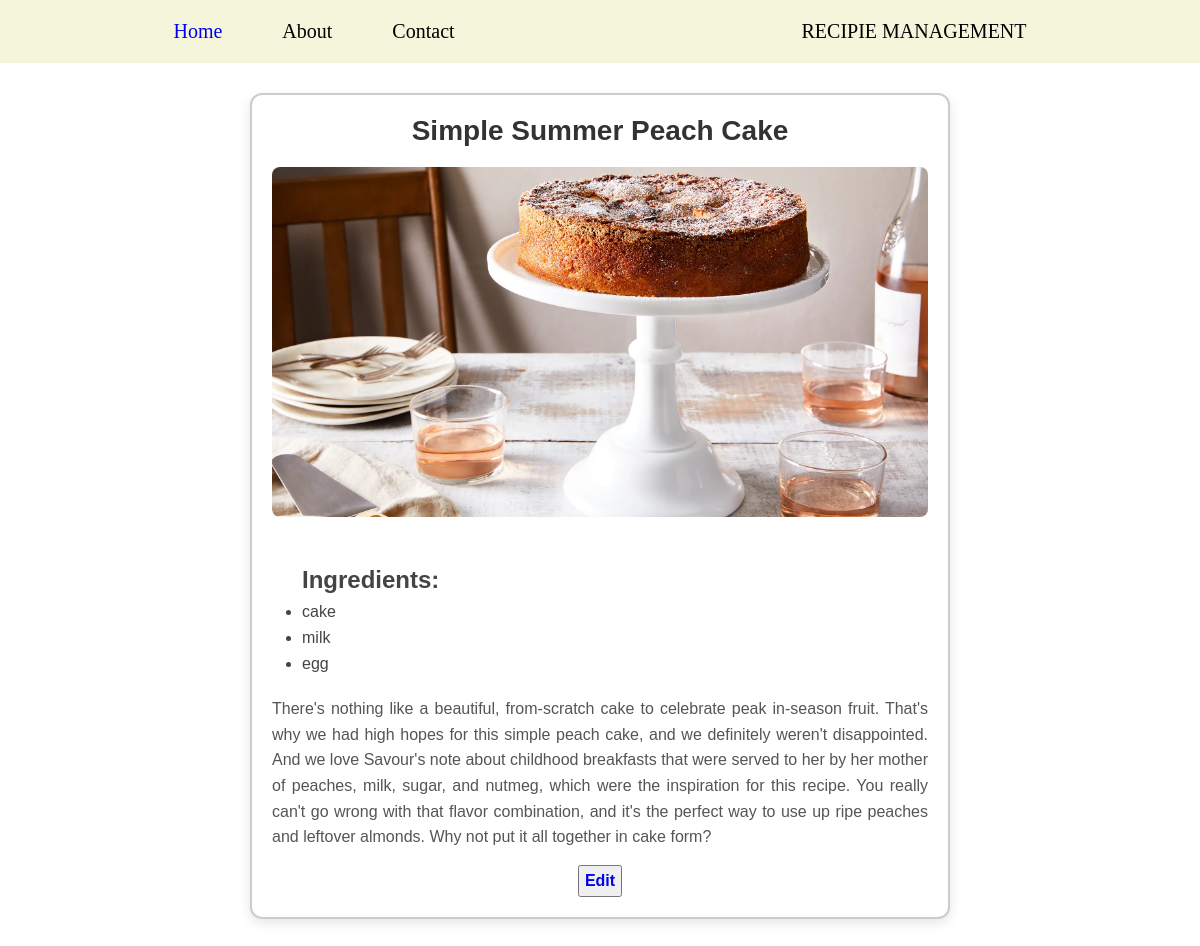
Page /2/ on the committed database.
### recipie_app/models.py (models this page shows, shortened)
class Recipie(models.Model):
    recipie_name = models.CharField(max_length=50)
    recipie_ingrediants = models.TextField()
    recipie_description = models.TextField()
    recipie_image = models.FileField(upload_to='recipie_img/', default='default.jpg')

### recipie_app/views.py (the view)
# urls.py: path('<int:recipie_id>/', views.recipie_description, name = 'recipie_description'),
def recipie_description(request, recipie_id):
    recipie = get_object_or_404(Recipie, pk = recipie_id)
    ingrediants = [i.strip() for i in recipie.recipie_ingrediants.split(',')]
    return render (request, 'recipie_description.html', {'recipie': recipie, 'ingrediants': ingrediants})

### recipie_app/templates/recipie_description.html (shortened to what this page needs)
{% extends 'home.html' %}
{% block content %}
<div class="desc-content">
    <h1>{{ recipie.recipie_name }}</h1>
    <img class = 'desc-img' src="{{ recipie.recipie_image.url }}" alt="{{ recipie.recipie_name }}">
    <ul class="desc-ingrediants">
        <h2>Ingredients:</h2>
        {% for item in ingrediants %}
        <li>{{item}}</li>
        {% endfor %}
    </ul>
    <p class="desc-desc">{{ recipie.recipie_description }}</p>
    <button><a href="{% url 'update_recipie' recipie.id %}">Edit</a></button>
</div>
{% endblock%}

### recipie_app/static/style.css (style rules this page uses)
* { box-sizing: border-box; margin: 0; padding: 0; }
.desc-content { width: 90%; max-width: 700px; margin: 30px auto; padding: 20px; border: 2px solid #ccc; border-radius: 12px; box-shadow: 0 4px 12px rgba(0, 0, 0, 0.1); background-color: #fff; text-align: center; font-family: Arial, sans-serif; }
.desc-content h1 { font-size: 28px; margin-bottom: 20px; color: #333; }
.desc-content>button { padding: 5px; font-size: 16px; font-weight: bold; }
.desc-img { width: 100%; height: 350px; object-fit: cover; border-radius: 8px; margin-bottom: 20px; }
.desc-ingrediants { list-style-type: disc; padding-left: 30px; margin: 20px 0; text-align: left; color: #444; font-size: 16px; line-height: 1.6; }
.desc-desc { font-size: 16px; color: #555; margin-bottom: 15px; line-height: 1.6; text-align: justify; }
a { text-decoration: none; }

### rows in the picture
Recipie: recipie_name "Simple Summer Peach Cake", recipie_image (picture), recipie_description "There's nothing like a beautiful, from-scratch cake to celebrate peak in-season fruit. That's why we had high hopes for this simple peach cake, and we definitely weren't disappointed. And we love Savour's note about childhood breakfasts that were served to her by her mother of peaches, milk, sugar, and nutmeg, which were the inspiration for this recipe. You really can't go wrong with that flavor combination, and it's the perfect way to use up ripe peaches and leftover almonds. Why not put it all together in cake form?"

### other values in the picture
{{ item }} "cake" "milk" "egg"
